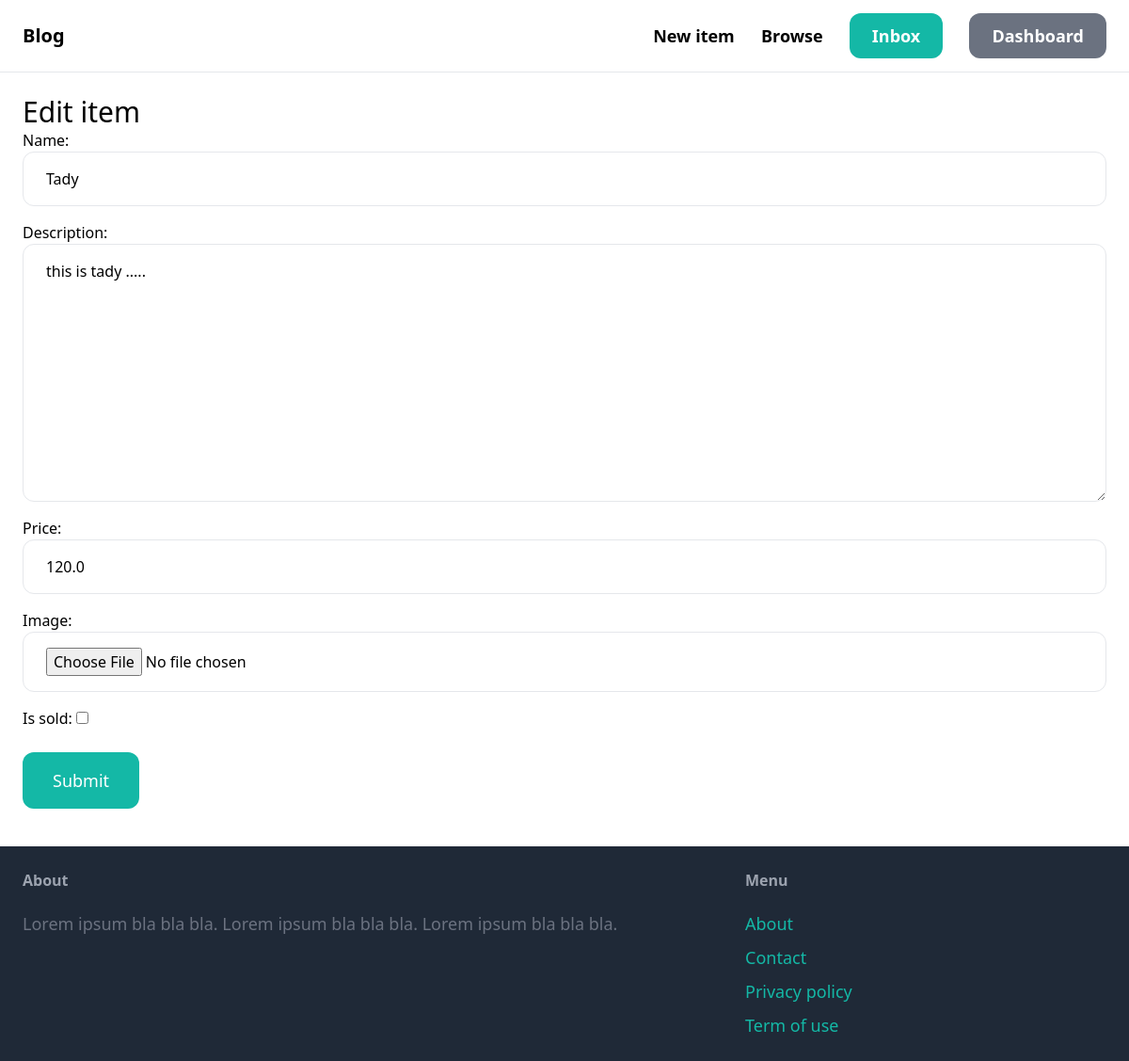
/items/1/edit/ (signed in), run on an earlier commit of the app's database.
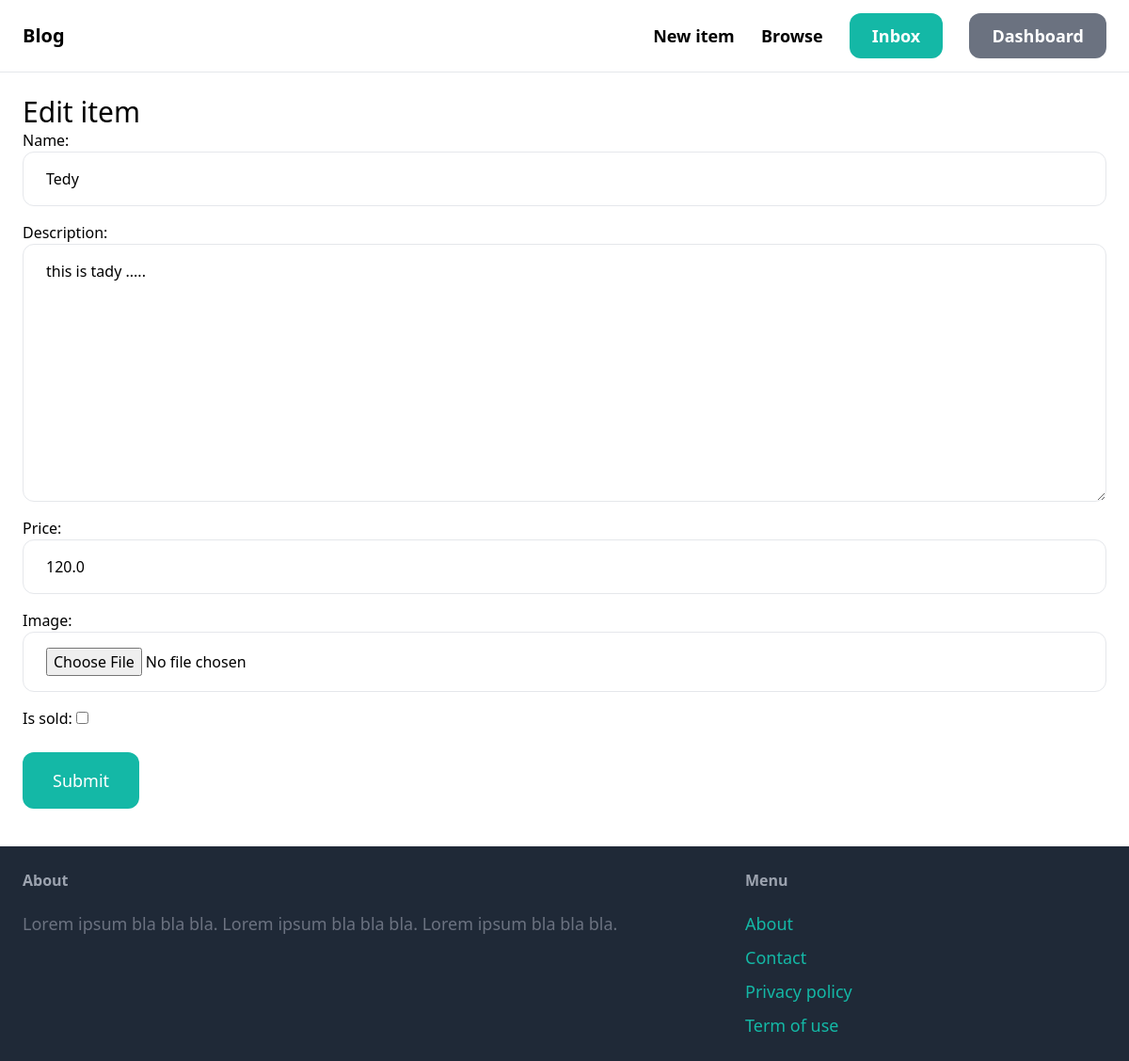
And on a later commit of the database.
### item/models.py (models this page shows, shortened)
class Item(models.Model):
    category = models.ForeignKey(Category, related_name='items', on_delete=models.CASCADE)
    name = models.CharField(max_length=255)
    description = models.TextField(blank=True, null=True)
    price = models.FloatField()
    image = models.ImageField(upload_to='item_images', blank=True, null=True, default="./default.jpg")
    is_sold = models.BooleanField(default=False)
    created_by = models.ForeignKey(User, related_name='items', on_delete=models.CASCADE)
    created_at = models.DateTimeField(auto_now_add=True)

### item/views.py (the view)
# urls.py: path('<int:pk>/edit/', views.edit, name='edit'),
@login_required
def edit(request, pk):
    item = get_object_or_404(Item, pk=pk, created_by=request.user)
    if request.method == 'POST':
        form = EditItemForm(request.POST, request.FILES, instance=item)
        if form.is_valid():
            form.save()
            return redirect('Item:detail', pk=item.id)
    else:
        form = EditItemForm(instance=item)
    return render(request, 'item/newItem.html', {
        'form': form,
        'title': 'Edit item',
    })

### item/forms.py
class EditItemForm(forms.ModelForm):
    class Meta:
        model = Item
        fields = ['name', 'description', 'price', 'image', 'is_sold']
        widgets = {
            'name': forms.TextInput(attrs={
                'class': classInput
            }),
            'description': forms.Textarea(attrs={
                'class': classInput
            }),
            'price': forms.TextInput(attrs={
                'class': classInput
            }),
            'image': forms.FileInput(attrs={
                'class': classInput
            }),
        }

### item/templates/item/newItem.html (shortened to what this page needs)
{% extends "core/base.html" %}
{% block content %}
<h1 class="md-6 text-3xl">{{title}}</h1>
<form action="" method="post" enctype="multipart/form-data">
    <div class="space-y-4">
        {{form.as_p}}
    </div>
    <button class="mt-6 py-4 px-8 text-lg bg-teal-500 hover:bg-teal-700 rounded-xl text-white">Submit</button>
</form>
{% endblock  %}

What changed in the data, as far as the page shows it:
changed Item "this is tady .....": name "Tady" → "Tedy"
